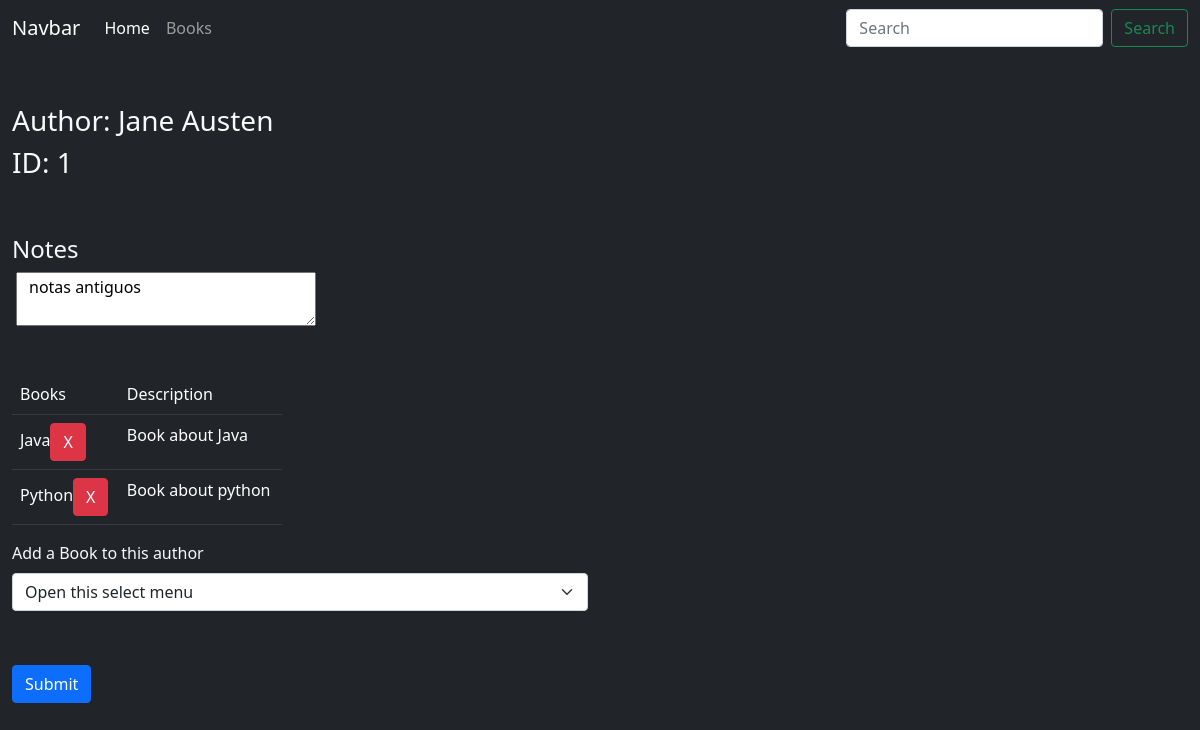
/byn/authors/1, run on the app's committed database.
### books_authors/models.py (models this page shows, shortened)
class Authors(models.Model):
    first_name = models.CharField(max_length=255)
    last_name = models.CharField(max_length=255)
    books = models.ManyToManyField(Books, related_name="authors")
    created_at = models.DateTimeField(auto_now_add=True)
    updated_at = models.DateTimeField(auto_now=True)
    notes = models.CharField(max_length=255,default="notas antiguos")

class Books(models.Model):
    title = models.CharField(max_length=255)
    desc = models.TextField(max_length=455)
    created_at = models.DateTimeField(auto_now_add=True)
    updated_at = models.DateTimeField(auto_now=True)

### books_authors/views.py (the view)
# urls.py: path('authors/<int>',views.author),
def author(request,int):
    author = Authors.objects.get(id=int)
    authorbooks = [book.id for book in author.books.all()]
    noauthorbooks = [book for book in Books.objects.all() if book.id not in authorbooks]
    context = {'author': author,
                'noauthorbooks':noauthorbooks}
    return render(request,'author.html',context)

### books_authors/templates/author.html (shortened to what this page needs)
<!DOCTYPE html>
<html lang="en">
<head>
    <link href="https://cdn.jsdelivr.net/npm/bootstrap@5.0.2/dist/css/bootstrap.min.css" rel="stylesheet">
</head>
<body>
    <nav class="navbar navbar-expand-lg navbar-dark bg-dark ">
        <div class="container-fluid">
            <a class="navbar-brand" href="#">Navbar</a>
            <div class="collapse navbar-collapse" id="navbarSupportedContent">
                <ul class="navbar-nav me-auto mb-2 mb-lg-0">
                    <li class="nav-item">
                        <a class="nav-link active" aria-current="page" href="/byn">Home</a>
                    </li>
                    <li class="nav-item">
                        <a class="nav-link" href="/byn/addbooks">Books</a>
                    </li>
                    <li class="nav-item">
                        <a class="nav-link disabled" href="#" tabindex="-1" aria-disabled="true"></a>
                    </li>
                </ul>
                <form class="d-flex">
                    <input class="form-control me-2" type="search" placeholder="Search" aria-label="Search">
                    <button class="btn btn-outline-success" type="submit">Search</button>
                </form>
            </div>
        </div>
    </nav>
    <div class="container-fluid bg-dark min-vh-100">
        <div class="row text-light">
            <h3 class="mt-5">Author:  {{author.first_name}} {{author.last_name}}</h3><br>
            <h3>ID:  {{author.id}}</h3>
            <h4 class="mt-5">Notes</h4><textarea class="ms-3"style="width: 300px">{{author.notes}}</textarea><br>
            <div class="row mt-5">
                <div class="col-3">
                    <table class="table table-dark table-hover">
                        <tr>
                            <td>Books</td>
                            <td>Description</td>
                        </tr>
                        {%for book in author.books.all%}
                        <tr>
                            <td>{{book.title}}<button data-url="/byn/delete/{{author.id}}/{{book.id}}" type="button" class="btn btn-danger btndelete" data-bs-toggle="modal" data-bs-target="#myModal">X</button></td>
                            <td>{{book.desc}}</td>
                        </tr>
                    {%endfor%}
                    </table>
                </div>
                <form class="col-12" action="/byn/addtoauthor/{{author.id}}" method="POST">
                    <div class="col-md-6">
                        <label for="Dojos" class="form-label text-light">Add a Book to this author</label>
                        <select class="form-select" aria-label="Default select example" name="newbook" required>
                            <option selected>Open this select menu</option>
                        </select>
                    </div>
                    <div class="input-field col-8">
                        <input type="submit" class="waves-effect waves-light btn">
                        <p class="text-center"></p><button type="submit" class="btn btn-primary">Submit</button></p>
                    </div>
                </form>
                </div>
        </div>
    </div>
</body>
</html>

### data on the page
Authors: first_name "Jane", last_name "Austen", id "1", notes "notas antiguos"
Books: title "Java", desc "Book about Java"
Books: title "Python", desc "Book about python"
